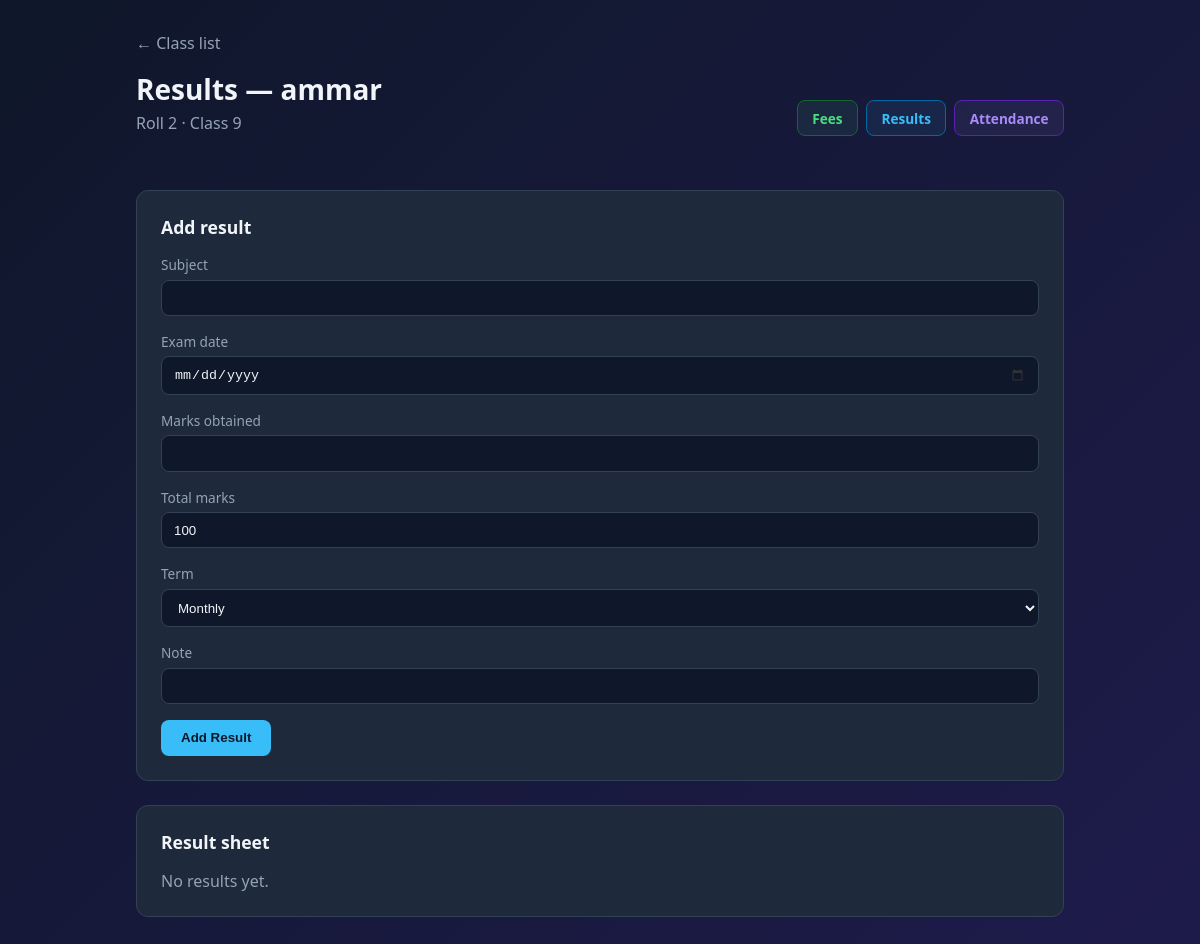
Page /principal/student/11/results/ (signed in) on the committed database.
### academy/models.py (models this page shows, shortened)
class Student(models.Model):
    CLASS_CHOICES = [
        (9, 'Class 9'),
        (10, 'Class 10'),
        (11, 'Class 11'),
        (12, 'Class 12'),
    ]
    GENDER_CHOICES = [
        ('boys', 'Boys'),
        ('girls', 'Girls'),
    ]
    academy = models.ForeignKey(
        Academy,
        on_delete=models.CASCADE,
        related_name='students',
    )
    roll_no = models.CharField(max_length=20)
    name = models.CharField(max_length=100)
    father_name = models.CharField(max_length=100, blank=True)
    class_level = models.IntegerField(choices=CLASS_CHOICES)
    gender = models.CharField(max_length=10, choices=GENDER_CHOICES)
    GROUP_CHOICES_9_10 = [
        ('Science - Biology', 'Science Group — Biology'),
        ('Science - Computer', 'Science Group — Computer'),
        ('General', 'General Group'),
    ]
    GROUP_CHOICES_11_12 = [
        ('ICS', 'ICS'),
        ('Medical', 'Medical'),
        ('Non-Medical', 'Non-Medical'),
    ]
    GROUP_CHOICES = GROUP_CHOICES_9_10 + GROUP_CHOICES_11_12
    section = models.CharField(max_length=20, choices=GROUP_CHOICES, blank=True)
    phone = models.CharField(max_length=20, blank=True)
    remarks = models.TextField(blank=True)
    class Meta:
        unique_together = ['academy', 'roll_no']
        ordering = ['class_level', 'gender', 'roll_no']

### academy/views.py (the view)
@login_required
def student_results(request, student_id):
    return _handle_record_view(
        request, student_id, ResultRecordForm, 'result_records',
        'academy/student_results.html', redirect_name='student_results',
    )

### academy/forms.py
class ResultRecordForm(forms.ModelForm):
    exam_date = forms.DateField(
        label='Exam date',
        widget=forms.DateInput(
            attrs={'type': 'date'},
            format='%Y-%m-%d',
        ),
        input_formats=['%Y-%m-%d'],
    )
    class Meta:
        model = ResultRecord
        fields = ['subject', 'exam_date', 'marks_obtained', 'total_marks', 'term', 'note']

### academy/views.py (called while the page is built)
def _get_principal_academy(user):
    try:
        return user.principal_profile.academy
    except (PrincipalProfile.DoesNotExist, AttributeError):
        return None

def _get_student_for_principal(user, student_id):
    academy = _get_principal_academy(user)
    if not academy:
        return None, None
    student = get_object_or_404(Student, pk=student_id, academy=academy)
    return academy, student

### academy/templates/academy/student_results.html (shortened to what this page needs)
{% extends 'academy/base.html' %}
{% block content %}
{% if readonly %}
<a href="{% url 'student_lookup' %}" class="back">&larr; Student portal</a>
{% else %}
<a href="{% url 'class_students' grade=grade gender=gender %}" class="back">&larr; Class list</a>
{% endif %}
<div class="student-header">
    <div>
        <h1>Results — {{ student.name }}</h1>
        <p class="subtitle">Roll {{ student.roll_no }} · {{ student.get_class_level_display }}</p>
    </div>
    {% include 'academy/_student_record_nav.html' %}
</div>
{% if not readonly %}
<div class="card">
    <h2 style="margin-bottom: 1rem; font-size: 1.1rem;">Add result</h2>
    <form method="post">
        {% for field in form %}
        <label for="{{ field.id_for_label }}">{{ field.label }}</label>
        {{ field }}
        {% endfor %}
        <button type="submit">Add Result</button>
    </form>
</div>
{% endif %}
<div class="card">
    <h2 style="margin-bottom: 1rem; font-size: 1.1rem;">Result sheet</h2>
    {% if records %}
    <table>
        <thead>
            <tr>
                <th>Subject</th>
                <th>Exam date</th>
                <th>Marks</th>
                <th>Total</th>
                <th>%</th>
                <th>Term</th>
                <th>Note</th>
            </tr>
        </thead>
        <tbody>
            {% for r in records %}
            <tr>
                <td>{{ r.subject }}</td>
                <td>{{ r.exam_date|date:"d M Y"|default:"—" }}</td>
                <td>{{ r.marks_obtained }}</td>
                <td>{{ r.total_marks }}</td>
                <td>{{ r.percentage }}%</td>
                <td>{{ r.get_term_display }}</td>
                <td>{{ r.note|default:"—" }}</td>
            </tr>
            {% endfor %}
        </tbody>
    </table>
    {% else %}
    <p style="color: var(--muted);">No results yet.</p>
    {% endif %}
</div>
{% endblock %}

### academy/templates/academy/base.html (style rules this page uses)
:root { --bg: #0f172a; --card: #1e293b; --accent: #38bdf8; --accent2: #a78bfa; --text: #f1f5f9; --muted: #94a3b8; --border: #334155; --success: #4ade80; --danger: #f87171; }
* { box-sizing: border-box; margin: 0; padding: 0; }
body { font-family: 'Segoe UI', system-ui, sans-serif; background: linear-gradient(135deg, #0f172a 0%, #1e1b4b 100%); color: var(--text); min-height: 100vh; }
h1 { font-size: 1.75rem; margin-bottom: 0.25rem; }
.subtitle { color: var(--muted); margin-bottom: 2rem; }
.card { background: var(--card); border: 1px solid var(--border); border-radius: 12px; padding: 1.5rem; margin-bottom: 1.5rem; }
label { display: block; margin-bottom: 0.35rem; color: var(--muted); font-size: 0.85rem; }
input, textarea, select { width: 100%; padding: 0.6rem 0.75rem; margin-bottom: 1rem; border: 1px solid var(--border); border-radius: 8px; background: #0f172a; color: var(--text); }
input[type="date"] { color-scheme: dark; cursor: pointer; }
button, .btn { display: inline-block; padding: 0.65rem 1.25rem; background: var(--accent); color: #0f172a; border: none; border-radius: 8px; font-weight: 600; cursor: pointer; text-decoration: none; }
.back { color: var(--muted); text-decoration: none; display: inline-block; margin-bottom: 1rem; }
.student-header { display: flex; align-items: center; justify-content: space-between; flex-wrap: wrap; gap: 1rem; margin-bottom: 1.5rem; }

### rows in the picture
Student: name "ammar", roll_no "2", class_level "Class 9"

### other values in the picture
{{ field.label }} "Subject" "Exam date" "Marks obtained" "Total marks" "Term" "Note"
